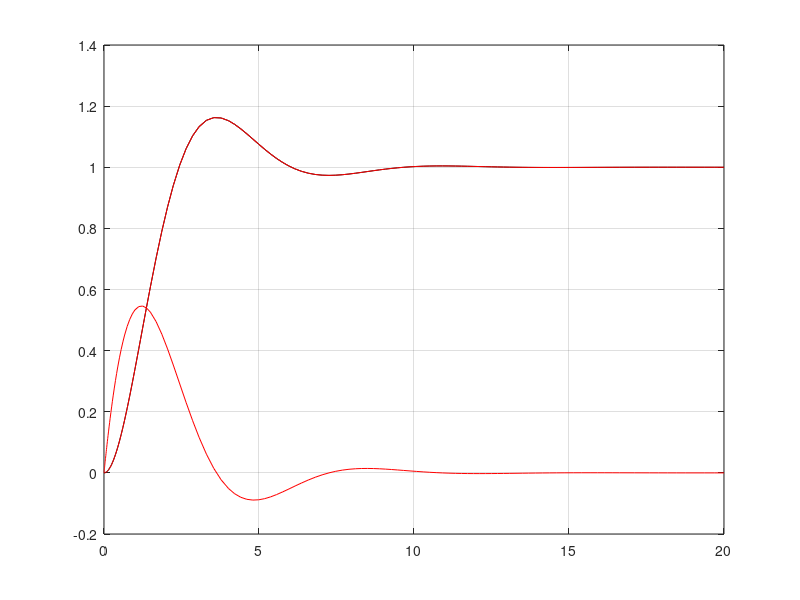

MATLAB code for this plot:
close all; clear, clc

tspan = [0 20];

% Integracion numerica
x0 = [0; 0];
fun = @(t,x) [x(2); 1-x(1)-x(2)];

[t,x1] = ode45(fun, tspan, x0);

% Resultado analitico
x = -(exp(-t/2) .* sin(sqrt(3)*t/2))/sqrt(3) - exp(-t/2) .* cos(sqrt(3)*t/2) + 1;

% Resultados
plot(t,x,'k'), hold on, grid on
plot(t,x1,'r')